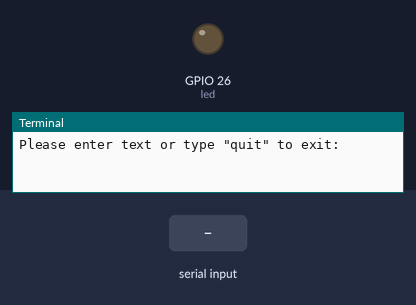
Simulated run of this program. Board: Raspberry Pi (BCM pin numbers). Shown: output pins drawn as LEDs (lit = HIGH), the last lines printed to the terminal. Inputs (shaded band) come from the test bench.

Above: at 1.2 s.
1.3 s: "-" typed at the terminal
At 1.45 s:
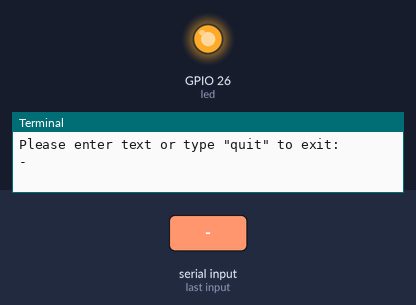
4.3 s: "." typed at the terminal
At 7.0 s:
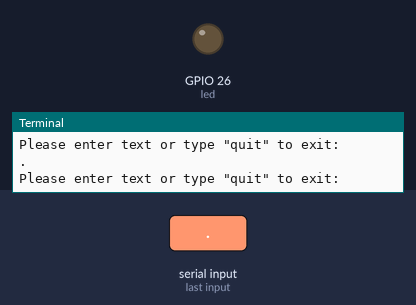
7.3 s: "1" typed at the terminal
At 7.65 s:
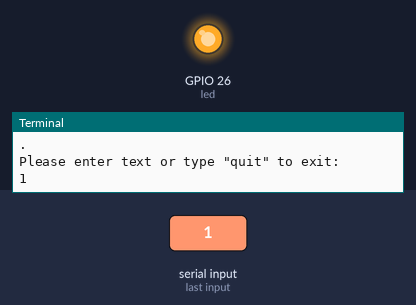
Timing chart, 0 to 10.5 s (numbered marks = the images above; inputs shaded):
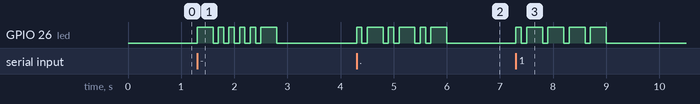

Measured:
- after the input at 1.3 s, GPIO 26 (led): goes HIGH 0.30 s, 4 × (LOW 0.10 s, HIGH 0.10 s), LOW 0.10 s, HIGH 0.30 s, then LOW, starting at once
- after the input at 4.3 s, GPIO 26 (led): LOW → HIGH at once, then repeats every 0.60 s: LOW 0.10 s, HIGH 0.30 s, LOW 0.10 s, HIGH 0.10 s, until it stays LOW from 6.0 s
- after the input at 7.3 s, GPIO 26 (led): LOW → HIGH at once, then repeats every 0.40 s: LOW 0.10 s, HIGH 0.30 s, until it stays LOW from 9.0 s

The program:

morseCodeGen.py
```python
from gpiozero import LED
import time

#Python dictionary containing characters and the matching morse code
converted = {"a":".-","b":"-...","c":"-.-.","d":"-..","e":".","f":"..-.","g":"--.","h":"....","i":"..","j":".---","k":"-.-","l":".-..","m":"--","n":"-.","o":"---","p":".--.","q":"--.-","r":".-.","s":"...","t":"-","u":"..-","v":"...-","w":".--","x":"-..-","y":"-.--","z":"--..","0":"-----","1":".----","2":"..---","3":"...--","4":"....-","5":".....","6":"-....","7":"--...","8":"---..","9":"----.",".":".-.-.-",",":"--..--",":":"---...","?":"..--..","'":".----.","-":"-....-","/":"-..-.","(":"-.--.-",")":"-.--.-","\"":".-..-.","@":".--.-.","=":"-...-","[":"-.--.-","]":"-.--.-","$":"...-..-","+":".-.-.",";":"-.-.-.","_":"..--.-","!":"---."}

led = LED(26)                            #Assign pin #26 to a variable
speedPercent = 100                       #Change to proportionately alter speed; 100 = Normal Speed; 50 = Half Speed
longTime = 30.0 / speedPercent           #Duration of the dash
shortTime = 10.0 / speedPercent          #Duration of the period
intraTime = 10.0 / speedPercent          #Duration of space between flash on same character
spaceTime = 70.0 / speedPercent          #Duration between words
betweenCharTime = 30.0 / speedPercent    #Duration between characters
inputString = ""

#Flash LED for the dash
def longFlash():
	led.on()
	time.sleep(longTime)
	led.off()

#Flash LED for the period
def shortFlash():
	led.on()
	time.sleep(shortTime)
	led.off()

#Sleep for time of a space
def space():
	time.sleep(spaceTime)

#Ask for input
#returns the input
def getInput():
	return raw_input("Please enter text or type \"quit\" to exit: ")

#Make input lowercase and assign it to a variable
inputString = getInput().lower()
#While the input isn't "quit"
while (inputString != "quit"):
	#Go through each character of the input
	for c in inputString:
		#If it is a space
		if c == " ":
			space()
		#If it is in the dictionary
		elif c in converted:
			#convert character to the morse code
			morseconverted = converted[c]
			#goes through each character in the morse code
			for symbol in morseconverted:
				#If the symbol is a dash
				if symbol == "-":
					longFlash()
					time.sleep(intraTime)
				#If the symbol is a period
				elif symbol == ".":
					shortFlash()
					time.sleep(intraTime)
				#If the symbol is somehow not a dash or period
				else:
					print "Not a '-' or '.'"
			time.sleep(betweenCharTime)
		#If the character is not supported in the dictionary
		else:
			print "'" + c + "'" + " is not a supported character"
	#Ask for input again
	inputString = getInput().lower()
```
